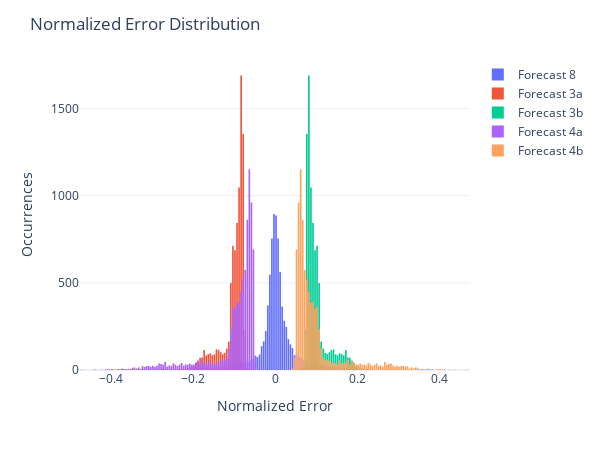

Source (notebook cell):
### Code cell
pd.options.plotting.backend='plotly'

e = []
sub_forecasts = ['Persist7d','ScaleLinDn','ScaleLinUp','ScaleQuadDn','ScaleQuadUp']
for forecast in sub_forecasts:
    e_new = (forecasts[forecast] - forecasts.Perfect)/forecasts.Perfect.max()
    e = e + list(e_new.values.flatten())

df = pd.DataFrame(np.array(e).reshape(-1,8760))
df.index = ['Forecast 8','Forecast 3a','Forecast 3b','Forecast 4a','Forecast 4b']
f = df.T.hist(width=600,height=450)

f.update_layout(xaxis_title='Normalized Error',
                 yaxis_title='Occurrences',
                 title='Normalized Error Distribution',
                 barmode='overlay',
                 bargap=0.1,
                 bargroupgap=0.1,
                 template='plotly_white',
                 legend={'title':None})
#plt.hist(np.array(e).reshape(-1,8760).T,bins=30,alpha=0.5) ;
#plt.legend(sub_forecasts)

### Figure 1 — Plotly figure (JSON) as saved in the notebook; plotly's stock layout.template omitted (floating-point values rounded to 4 significant figures; data arrays with more than 128 entries replaced by an {"elided": "..."} marker saying what was removed)
{"data": [{"alignmentgroup": "True", "bingroup": "x", "hovertemplate": "variable=Forecast 8<br>value=%{x}<br>count=%{y}<extra></extra>", "legendgroup": "Forecast 8", "marker": {"color": "#636efa", "pattern": {"shape": ""}}, "name": "Forecast 8", "offsetgroup": "Forecast 8", "orientation": "v", "showlegend": true, "type": "histogram", "x": {"elided": "8760 float values"}, "xaxis": "x", "yaxis": "y"}, {"alignmentgroup": "True", "bingroup": "x", "hovertemplate": "variable=Forecast 3a<br>value=%{x}<br>count=%{y}<extra></extra>", "legendgroup": "Forecast 3a", "marker": {"color": "#EF553B", "pattern": {"shape": ""}}, "name": "Forecast 3a", "offsetgroup": "Forecast 3a", "orientation": "v", "showlegend": true, "type": "histogram", "x": {"elided": "8760 float values"}, "xaxis": "x", "yaxis": "y"}, {"alignmentgroup": "True", "bingroup": "x", "hovertemplate": "variable=Forecast 3b<br>value=%{x}<br>count=%{y}<extra></extra>", "legendgroup": "Forecast 3b", "marker": {"color": "#00cc96", "pattern": {"shape": ""}}, "name": "Forecast 3b", "offsetgroup": "Forecast 3b", "orientation": "v", "showlegend": true, "type": "histogram", "x": {"elided": "8760 float values"}, "xaxis": "x", "yaxis": "y"}, {"alignmentgroup": "True", "bingroup": "x", "hovertemplate": "variable=Forecast 4a<br>value=%{x}<br>count=%{y}<extra></extra>", "legendgroup": "Forecast 4a", "marker": {"color": "#ab63fa", "pattern": {"shape": ""}}, "name": "Forecast 4a", "offsetgroup": "Forecast 4a", "orientation": "v", "showlegend": true, "type": "histogram", "x": {"elided": "8760 float values"}, "xaxis": "x", "yaxis": "y"}, {"alignmentgroup": "True", "bingroup": "x", "hovertemplate": "variable=Forecast 4b<br>value=%{x}<br>count=%{y}<extra></extra>", "legendgroup": "Forecast 4b", "marker": {"color": "#FFA15A", "pattern": {"shape": ""}}, "name": "Forecast 4b", "offsetgroup": "Forecast 4b", "orientation": "v", "showlegend": true, "type": "histogram", "x": {"elided": "8760 float values"}, "xaxis": "x", "yaxis": "y"}], "layout": {"bargap": 0.1, "bargroupgap": 0.1, "barmode": "overlay", "height": 450, "legend": {"title": {}, "tracegroupgap": 0}, "margin": {"t": 60}, "title": {"text": "Normalized Error Distribution"}, "width": 600, "xaxis": {"anchor": "y", "domain": [0, 1], "title": {"text": "Normalized Error"}}, "yaxis": {"anchor": "x", "domain": [0, 1], "title": {"text": "Occurrences"}}}}
